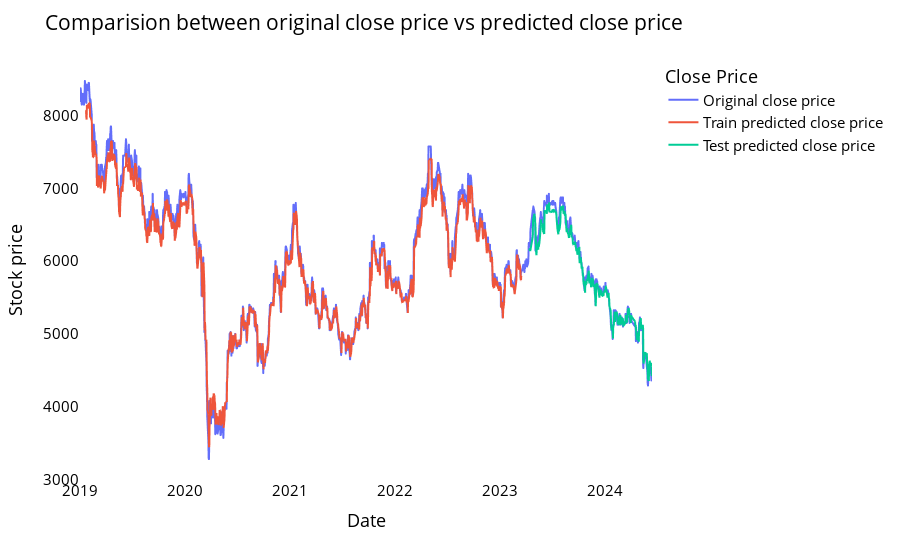

Source (notebook cell):
### Code cell
# shift train predictions for plotting

look_back=time_step
trainPredictPlot = np.empty_like(closedf)
trainPredictPlot[:, :] = np.nan
trainPredictPlot[look_back:len(train_predict)+look_back, :] = train_predict
print("Train predicted data: ", trainPredictPlot.shape)

# shift test predictions for plotting
testPredictPlot = np.empty_like(closedf)
testPredictPlot[:, :] = np.nan
testPredictPlot[len(train_predict)+(look_back*2)+1:len(closedf)-1, :] = test_predict
print("Test predicted data: ", testPredictPlot.shape)

names = cycle(['Original close price','Train predicted close price','Test predicted close price'])


plotdf = pd.DataFrame({'date': close_stock['date'],
                       'original_close': close_stock['close'],
                      'train_predicted_close': trainPredictPlot.reshape(1,-1)[0].tolist(),
                      'test_predicted_close': testPredictPlot.reshape(1,-1)[0].tolist()})

fig = px.line(plotdf,x=plotdf['date'], y=[plotdf['original_close'],plotdf['train_predicted_close'],
                                          plotdf['test_predicted_close']],
              labels={'value':'Stock price','date': 'Date'})
fig.update_layout(title_text='Comparision between original close price vs predicted close price',
                  plot_bgcolor='white', font_size=15, font_color='black', legend_title_text='Close Price')
fig.for_each_trace(lambda t:  t.update(name = next(names)))

fig.update_xaxes(showgrid=False)
fig.update_yaxes(showgrid=False)
fig.show()

### Figure 1 — Plotly figure (JSON) as saved in the notebook; plotly's stock layout.template omitted (floating-point values rounded to 4 significant figures; data arrays with more than 128 entries replaced by an {"elided": "..."} marker saying what was removed)
{"data": [{"hovertemplate": "variable=original_close<br>Date=%{x}<br>Stock price=%{y}<extra></extra>", "legendgroup": "original_close", "line": {"color": "#636efa", "dash": "solid"}, "marker": {"symbol": "circle"}, "mode": "lines", "name": "Original close price", "showlegend": true, "type": "scattergl", "x": {"elided": "1374 str values"}, "xaxis": "x", "y": {"elided": "1374 int values"}, "yaxis": "y"}, {"hovertemplate": "variable=train_predicted_close<br>Date=%{x}<br>Stock price=%{y}<extra></extra>", "legendgroup": "train_predicted_close", "line": {"color": "#EF553B", "dash": "solid"}, "marker": {"symbol": "circle"}, "mode": "lines", "name": "Train predicted close price", "showlegend": true, "type": "scattergl", "x": {"elided": "1374 str values"}, "xaxis": "x", "y": {"elided": "1374 float values"}, "yaxis": "y"}, {"hovertemplate": "variable=test_predicted_close<br>Date=%{x}<br>Stock price=%{y}<extra></extra>", "legendgroup": "test_predicted_close", "line": {"color": "#00cc96", "dash": "solid"}, "marker": {"symbol": "circle"}, "mode": "lines", "name": "Test predicted close price", "showlegend": true, "type": "scattergl", "x": {"elided": "1374 str values"}, "xaxis": "x", "y": {"elided": "1374 float values"}, "yaxis": "y"}], "layout": {"font": {"color": "black", "size": 15}, "legend": {"title": {"text": "Close Price"}, "tracegroupgap": 0}, "margin": {"t": 60}, "plot_bgcolor": "white", "title": {"text": "Comparision between original close price vs predicted close price"}, "xaxis": {"anchor": "y", "domain": [0, 1], "showgrid": false, "title": {"text": "Date"}}, "yaxis": {"anchor": "x", "domain": [0, 1], "showgrid": false, "title": {"text": "Stock price"}}}}
